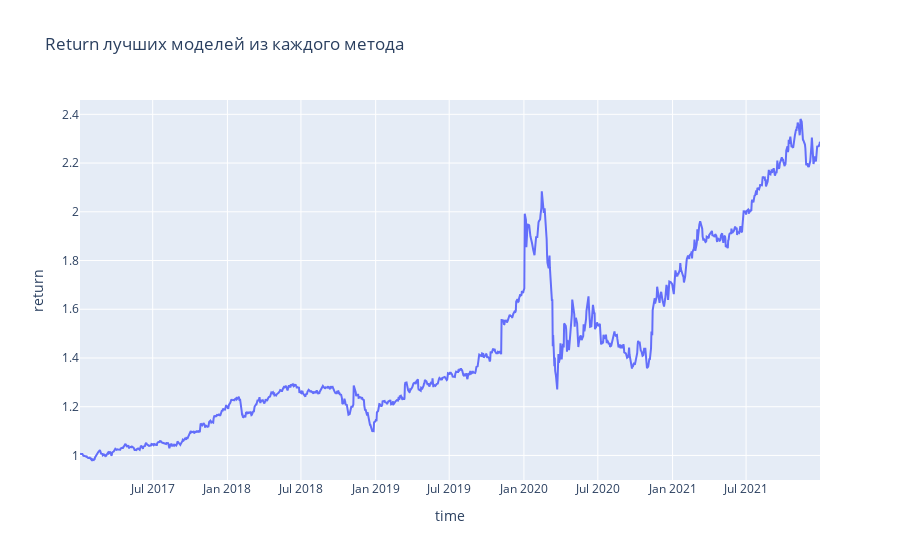

Notebook code cell kept with this figure:
### Code cell
plot_results(names=['Без оптимизаций'], optimizers=[po_randomsearch], df_train=data_train, df_test=data_test, 
             title='Return лучших моделей из каждого метода')

### Figure 1 — Plotly figure (JSON) as saved in the notebook; plotly's stock layout.template omitted (floating-point values rounded to 4 significant figures; data arrays with more than 128 entries replaced by an {"elided": "..."} marker saying what was removed)
{"data": [{"name": "Без оптимизаций", "type": "scatter", "x": {"elided": "1258 str values"}, "y": {"elided": "1258 float values"}}], "layout": {"title": {"text": "Return лучших моделей из каждого метода"}, "xaxis": {"title": {"text": "time"}}, "yaxis": {"title": {"text": "return"}}}}
